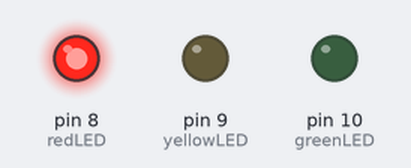
A sketch run on a simulated Arduino Uno, built with avr-gcc and run on an emulated ATmega328P. Parts: output pins drawn as LEDs (lit = HIGH).

Above: at 2.5 s.
At 5.2 s:
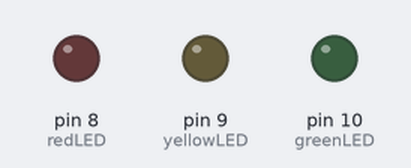
At 8.0 s:
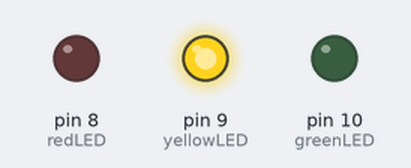
At 13.5 s:
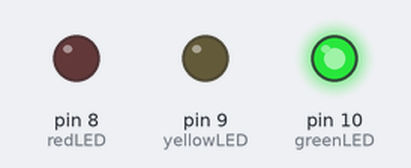
Timing chart, 0 to 21.5 s (numbered marks = the images above):
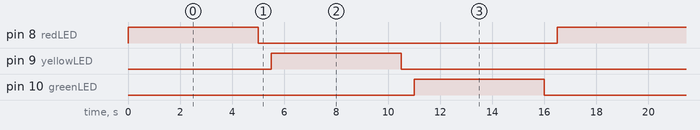

The sketch:

Traffic-Light-System.ino
```cpp
int redLED = 8;
int yellowLED = 9;
int greenLED = 10;
int stopTIME = 5000;
int readyTIME = 2000;
int goTIME = 10000;
int delayTIME = 500;

void setup() {
  // put your setup code here, to run once:
  pinMode(redLED, OUTPUT);
  pinMode(yellowLED, OUTPUT);
  pinMode(greenLED, OUTPUT);
}

void loop() {
  // put your main code here, to run repeatedly:

  digitalWrite(redLED, HIGH);
  delay(stopTIME);
  digitalWrite(redLED, LOW);
  delay(delayTIME);

  digitalWrite(yellowLED, HIGH);
  delay(stopTIME);
  digitalWrite(yellowLED, LOW);
  delay(delayTIME);

  digitalWrite(greenLED, HIGH);
  delay(stopTIME);
  digitalWrite(greenLED, LOW);
  delay(delayTIME);
}
```

Measured:
- by itself, pin 8 (redLED), pin 9 (yellowLED), pin 10 (greenLED): alternates HIGH for 5.0 s and LOW for 11.5 s
- by itself, everything shown: repeats every 16.5 s, in 6 steps
